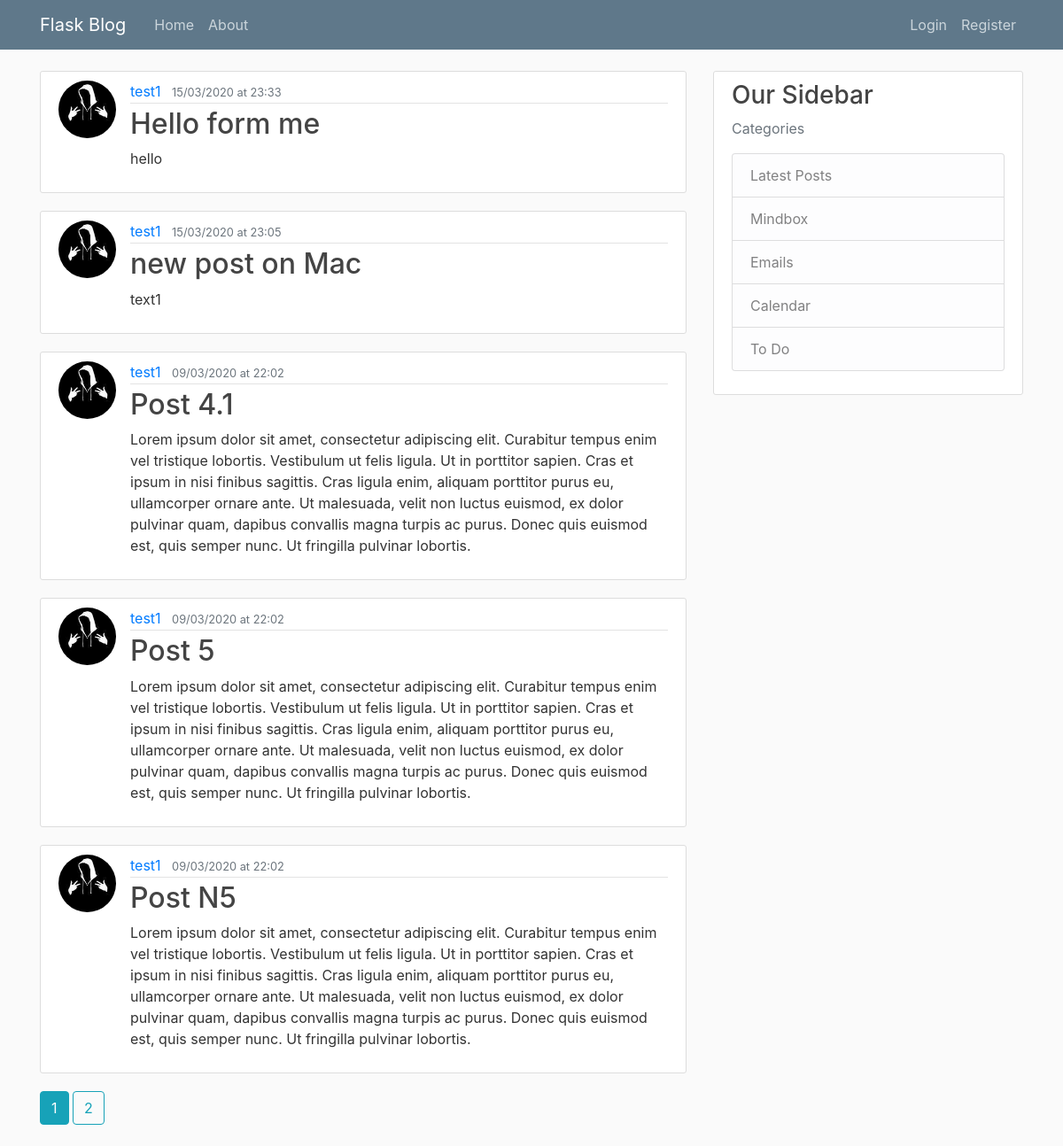
The page /home on the database its author committed.
### flaskblog/models.py (models this page shows, shortened)
class Post(db.Model):
    id = db.Column(db.Integer, primary_key=True)
    title = db.Column(db.String(120), nullable=False)
    date_posted = db.Column(db.DateTime, nullable=False, default=datetime.now(timezone('Europe/Moscow')))
    content = db.Column(db.Text, nullable=False)
    user_id = db.Column(db.Integer, db.ForeignKey('user.id'), nullable=False)

class User(db.Model, UserMixin):
    id = db.Column(db.Integer, primary_key=True)
    username = db.Column(db.String(20), unique=True, nullable=False)
    email = db.Column(db.String(120), unique=True, nullable=False)
    image_file = db.Column(db.String(20), nullable=False, default='default.jpg')
    password = db.Column(db.String(60), nullable=False)
    posts = db.relationship('Post', backref='author', lazy=True)

### flaskblog/main/routes.py (the view)
@main.route('/')
@main.route('/home')
def home():
    page = request.args.get('page', 1, type=int)
    posts = Post.query.order_by(Post.date_posted.desc()).paginate(page=page, per_page=5)
    return render_template('home.html', posts=posts)

### flaskblog/templates/home.html
{% extends "layout.html" %}
{%  block content %}
    {% for post in posts.items %}
        <article class="media content-section">
            <img class="rounded-circle article-img" src="{{ url_for('static', filename='profile_pics/' + post.author.image_file) }}">
            <div class="media-body">
                <div class="article-metadata">
                    <a class="mr-2" href="{{ url_for('users.user_posts', username=post.author.username) }}">{{ post.author.username }}</a>
                        <small class="text-muted">{{ post.date_posted.strftime('%d/%m/%Y at %R') }}</small>
                </div>
                <h2><a class="article-title" href="{{ url_for('posts.post', post_id=post.id) }}">{{ post.title }}</a></h2>
                <p class="article-content">{{ post.content }}</p>
            </div>
        </article>
    {% endfor %}
    {% for page_num in posts.iter_pages(left_edge=1, right_edge=1, left_current=2, right_current=3) %}
        {% if page_num %}
            {% if posts.page == page_num %}
                <a class="btn btn-info mb-4" href="{{ url_for('main.home', page=page_num) }}">{{ page_num }}</a>
            {% else %}
                <a class="btn btn-outline-info mb-4" href="{{ url_for('main.home', page=page_num) }}">{{ page_num }}</a>
            {% endif %}
        {% else %}
            ...
        {% endif %}
    {% endfor %}
{% endblock content%}

### flaskblog/templates/layout.html (shortened to what this page needs)
<!DOCTYPE html>
<html lang="en">
<head>
    <link rel="stylesheet" href="https://maxcdn.bootstrapcdn.com/bootstrap/4.0.0/css/bootstrap.min.css">
    <link rel="stylesheet" type="text/css" href="{{ url_for('static', filename='main.css') }}">
</head>
<body>
    <header class="site-header">
      <nav class="navbar navbar-expand-md navbar-dark bg-steel fixed-top">
        <div class="container">
          <a class="navbar-brand mr-4" href="{{ url_for('main.home') }}">Flask Blog</a>
          <div class="collapse navbar-collapse" id="navbarToggle">
            <div class="navbar-nav mr-auto">
              <a class="nav-item nav-link" href="{{ url_for('main.home') }}">Home</a>
              <a class="nav-item nav-link" href="{{ url_for('main.about') }}">About</a>
            </div>
            <div class="navbar-nav">
                {% if current_user.is_authenticated %}
                    <a class="nav-item nav-link" href="{{ url_for('posts.new_post') }}">New Post</a>
                    <a class="nav-item nav-link" href="{{ url_for('users.account') }}">Account</a>
                    <a class="nav-item nav-link" href="{{ url_for('users.logout') }}">Logout</a>
                {% else %}
                    <a class="nav-item nav-link" href="{{ url_for('users.login') }}">Login</a>
                    <a class="nav-item nav-link" href="{{ url_for('users.register') }}">Register</a>
                {% endif %}
            </div>
          </div>
        </div>
      </nav>
    </header>
    <main role="main" class="container">
        <div class="row">
        {% if sidebar_off %}
            <div class="col-md-12">
        {% else %}
            <div class="col-md-8">
        {% endif %}
            {% block content %}{% endblock %}
        </div>
        {% if sidebar_off %}
        {% else %}
            <div class="col-md-4">
            <div class="content-section">
                <h3>Our Sidebar</h3>
            <p class='text-muted'>Categories
              <ul class="list-group">
                <li class="list-group-item list-group-item-light">Latest Posts</li>
                <li class="list-group-item list-group-item-light">Mindbox</li>
                <li class="list-group-item list-group-item-light">Emails</li>
                <li class="list-group-item list-group-item-light">Calendar</li>
                <li class="list-group-item list-group-item-light">To Do</li>
              </ul>
            </p>
          </div>
        </div>
        {% endif %}
      </div>
    </main>
</body>
</html>

### flaskblog/static/main.css (style rules this page uses)
body { background: #fafafa; color: #333333; margin-top: 5rem; }
h1, h2, h3, h4, h5, h6 { color: #444444; }
.bg-steel { background-color: #5f788a; }
.site-header .navbar-nav .nav-link { color: #cbd5db; }
.content-section { background: #ffffff; padding: 10px 20px; border: 1px solid #dddddd; border-radius: 3px; margin-bottom: 20px; }
.article-title { color: #444444; }
.article-content { white-space: pre-line; }
.article-img { height: 65px; width: 65px; margin-right: 16px; }
.article-metadata { padding-bottom: 1px; margin-bottom: 4px; border-bottom: 1px solid #e3e3e3 }

### rows shown on the page
Post: image_file (picture), author.username "test1", date_posted "15/03/2020 at 23:33", title "Hello form me", content "hello"
Post: image_file (picture), author.username "test1", date_posted "15/03/2020 at 23:05", title "new post on Mac", content "text1"
Post: image_file (picture), author.username "test1", date_posted "09/03/2020 at 22:02", title "Post 4.1", content "Lorem ipsum dolor sit amet, consectetur adipiscing elit. Curabitur tempus enim vel tristique lobortis. Vestibulum ut felis ligula. Ut in porttitor sapien. Cras et ipsum in nisi finibus sagittis. Cras ligula enim, aliquam porttitor purus eu, ullamcorper ornare ante. Ut malesuada, velit non luctus euismod, ex dolor pulvinar quam, dapibus convallis magna turpis ac purus. Donec quis euismod est, quis semper nunc. Ut fringilla pulvinar lobortis."
Post: image_file (picture), author.username "test1", date_posted "09/03/2020 at 22:02", title "Post 5", content "Lorem ipsum dolor sit amet, consectetur adipiscing elit. Curabitur tempus enim vel tristique lobortis. Vestibulum ut felis ligula. Ut in porttitor sapien. Cras et ipsum in nisi finibus sagittis. Cras ligula enim, aliquam porttitor purus eu, ullamcorper ornare ante. Ut malesuada, velit non luctus euismod, ex dolor pulvinar quam, dapibus convallis magna turpis ac purus. Donec quis euismod est, quis semper nunc. Ut fringilla pulvinar lobortis."
Post: image_file (picture), author.username "test1", date_posted "09/03/2020 at 22:02", title "Post N5", content "Lorem ipsum dolor sit amet, consectetur adipiscing elit. Curabitur tempus enim vel tristique lobortis. Vestibulum ut felis ligula. Ut in porttitor sapien. Cras et ipsum in nisi finibus sagittis. Cras ligula enim, aliquam porttitor purus eu, ullamcorper ornare ante. Ut malesuada, velit non luctus euismod, ex dolor pulvinar quam, dapibus convallis magna turpis ac purus. Donec quis euismod est, quis semper nunc. Ut fringilla pulvinar lobortis."

### other values the page prints
{{ page_num }} "1"
{{ page_num }} "2"
